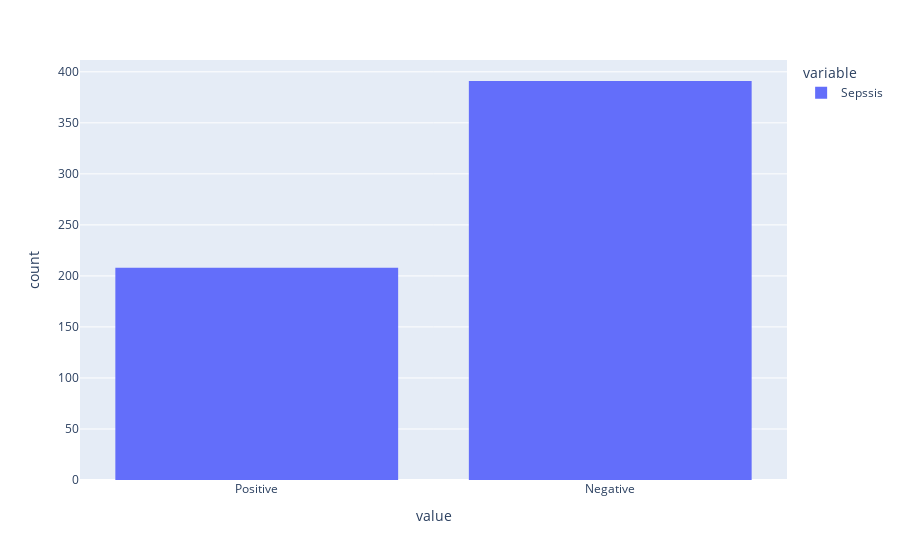

Source (notebook cell):
### Markdown cell above
1. What the distribution of sepsis?

### Code cell
# Distribution of Sepssis
px.histogram(train_df["Sepssis"])

### Figure 1 — Plotly figure (JSON) as saved in the notebook; plotly's stock layout.template omitted (floating-point values rounded to 4 significant figures; data arrays with more than 128 entries replaced by an {"elided": "..."} marker saying what was removed)
{"data": [{"alignmentgroup": "True", "bingroup": "x", "hovertemplate": "variable=Sepssis<br>value=%{x}<br>count=%{y}<extra></extra>", "legendgroup": "Sepssis", "marker": {"color": "#636efa", "pattern": {"shape": ""}}, "name": "Sepssis", "offsetgroup": "Sepssis", "orientation": "v", "showlegend": true, "type": "histogram", "x": {"elided": "599 str values"}, "xaxis": "x", "yaxis": "y"}], "layout": {"barmode": "relative", "legend": {"title": {"text": "variable"}, "tracegroupgap": 0}, "margin": {"t": 60}, "xaxis": {"anchor": "y", "domain": [0, 1], "title": {"text": "value"}}, "yaxis": {"anchor": "x", "domain": [0, 1], "title": {"text": "count"}}}}
